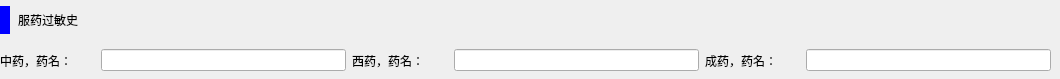
<?xml version="1.0" encoding="UTF-8"?>
<ui version="4.0">
 <class>T3L3</class>
 <widget class="QWidget" name="T3L3">
  <property name="geometry">
   <rect>
    <x>0</x>
    <y>0</y>
    <width>1060</width>
    <height>79</height>
   </rect>
  </property>
  <property name="windowTitle">
   <string>Form</string>
  </property>
  <widget class="QWidget" name="gridLayoutWidget">
   <property name="geometry">
    <rect>
     <x>0</x>
     <y>0</y>
     <width>1051</width>
     <height>76</height>
    </rect>
   </property>
   <layout class="QGridLayout" name="gridLayout" columnstretch="1,1,1,1,1,1">
    <item row="1" column="1">
     <widget class="QLineEdit" name="s12">
      <property name="minimumSize">
       <size>
        <width>245</width>
        <height>0</height>
       </size>
      </property>
      <property name="maximumSize">
       <size>
        <width>245</width>
        <height>16777215</height>
       </size>
      </property>
     </widget>
    </item>
    <item row="1" column="3">
     <widget class="QLineEdit" name="s14">
      <property name="minimumSize">
       <size>
        <width>245</width>
        <height>0</height>
       </size>
      </property>
      <property name="maximumSize">
       <size>
        <width>245</width>
        <height>16777215</height>
       </size>
      </property>
     </widget>
    </item>
    <item row="1" column="5">
     <widget class="QLineEdit" name="s16">
      <property name="minimumSize">
       <size>
        <width>245</width>
        <height>0</height>
       </size>
      </property>
      <property name="maximumSize">
       <size>
        <width>245</width>
        <height>16777215</height>
       </size>
      </property>
     </widget>
    </item>
    <item row="1" column="2">
     <widget class="QLabel" name="s13">
      <property name="text">
       <string>西药，药名：</string>
      </property>
     </widget>
    </item>
    <item row="1" column="0">
     <widget class="QLabel" name="s11">
      <property name="minimumSize">
       <size>
        <width>0</width>
        <height>29</height>
       </size>
      </property>
      <property name="text">
       <string>中药，药名：</string>
      </property>
     </widget>
    </item>
    <item row="1" column="4">
     <widget class="QLabel" name="s15">
      <property name="text">
       <string>成药，药名：</string>
      </property>
     </widget>
    </item>
    <item row="0" column="0" colspan="6">
     <widget class="QLabel" name="label_29">
      <property name="minimumSize">
       <size>
        <width>0</width>
        <height>38</height>
       </size>
      </property>
      <property name="maximumSize">
       <size>
        <width>16777215</width>
        <height>38</height>
       </size>
      </property>
      <property name="styleSheet">
       <string notr="true">border-left: 10px solid blue;
border-radius:5px;
padding-left: 5px;
</string>
      </property>
      <property name="text">
       <string>服药过敏史</string>
      </property>
     </widget>
    </item>
   </layout>
  </widget>
 </widget>
 <resources/>
 <connections/>
</ui>
